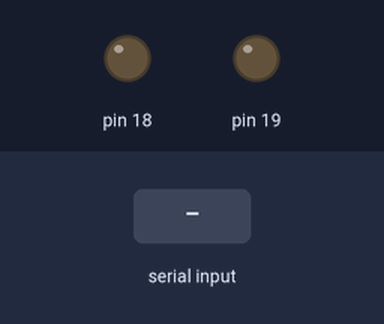
Recording of a sketch running on a simulated Arduino Uno, built with avr-gcc and run on an emulated ATmega328P. Shown: output pins drawn as LEDs (lit = HIGH). The test bench sets the inputs (shaded band).

Above: at 1.2 s.
1.3 s: "4" received over Serial
At 2.2 s:
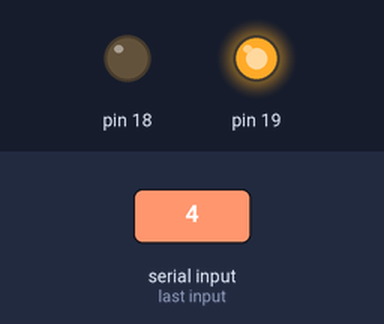
4.3 s: "5" received over Serial
At 6.5 s:
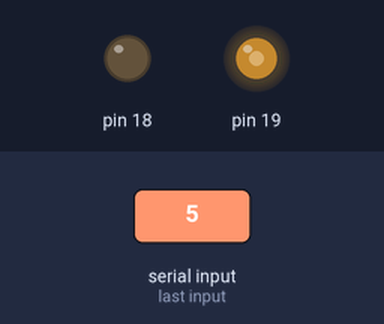
6.8 s: "6" received over Serial
At 9.1 s:
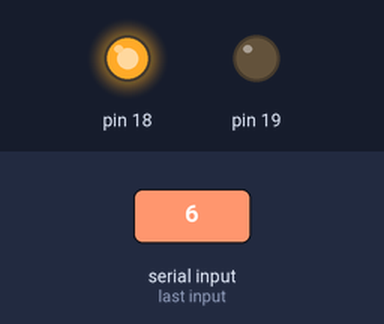
9.8 s: "5" received over Serial
At 12.0 s:
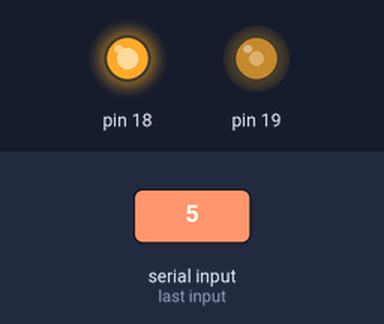
12.3 s: "1" received over Serial
At 12.8 s:
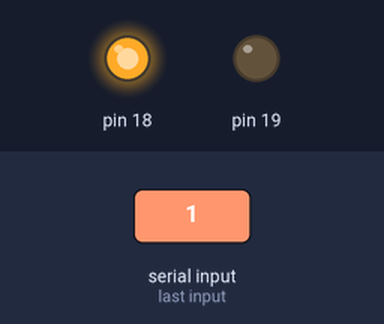
Timing chart, 0 to 14.8 s (numbered marks = the images above; inputs shaded):
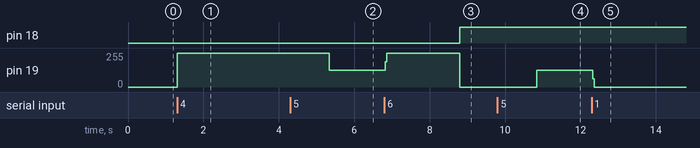

Measured:
- after the input at 1.3 s, pin 19: 0/255 → 255/255 at once
- after the input at 4.3 s, pin 19: 255/255 → 127/255 after 1.0 s
- after the input at 6.8 s, pin 18: LOW → HIGH after 2.0 s; pin 19: 127/255 → 255/255 at once, → 0/255 2.0 s later
- after the input at 9.8 s, pin 19: 0/255 → 127/255 after 1.0 s
- after the input at 12.3 s, pin 19: 127/255 → 0/255 at once

The sketch:

HW2.ino
```cpp
char conn= '\0'; //CONNECTION VERIABLE
byte curr= B00000000; //CURRENT CONTROL VARIABLE
byte inp= B00000000; //INPUT VARIABLE
void setup() {
  // put your setup code here, to run once:
    Serial.begin(9600); //BEGIN SERIAL MONITOR
    DDRC = B11110000; //iNITIALIZE PORT C
}

void loop() {
  // put your main code here, to run repeatedly:
  if (Serial.available() >0){
    conn=Serial.read(); //READ SERIAL INPUT
  }
  switch (conn){
    case '1': //M1FWD
      inp=B01000000; //INPUT BINARY (STOP MOTOR)
      curr = inp ^ curr; //KEEP M2 SAME- CHANGE M1
      PORTC = curr; //UPLOAD OUTPUT
      delay (2000); //WAIT 2 SECONDS
      inp=B00110000; //INPUT BINARY
      curr = inp & curr; //KEEP M2 SAME- CHANGE M1
      PORTC = curr; //UPLOAD OUTPUT

    break;
    case '2': //M1STP
      inp=B01000000; //INPUT BINARY
      curr = inp ^ curr; //KEEP M2 SAME- CHANGE M1
      PORTC = curr; //UPLOAD OUTPUT

    break;
    case '3': //M1REV
      inp=B01000000; //INPUT BINARY (STOP MOTOR)
      curr = inp ^ curr; //KEEP M2 SAME- CHANGE M1
      PORTC = curr; //UPLOAD OUTPUT
      delay (2000); //WAIT 2 SECONDS
      inp=B11000000; //INPUT BINARY
      curr = inp | curr; //KEEP M2 SAME- CHANGE M1
      PORTC = curr; //UPLOAD OUTPUT

    break;
    case '4': //M2FWD
      inp=B00100000; //INPUT BINARY
      curr = inp ^ curr; //KEEP M1 SAME- CHANGE M2
      PORTC = curr; //UPLOAD OUTPUT
      delay (2000); //WAIT 2 SECONDS
      inp=B11000000; //INPUT BINARY
      curr = inp & curr; //KEEP M1 SAME- CHANGE M2
      PORTC = curr; //UPLOAD OUTPUT

    break;
    case '5': //M2STP
      inp=B00100000; //INPUT BINARY
      curr = inp ^ curr; //KEEP M1 SAME- CHANGE M2
      PORTC = curr; //UPLOAD OUTPUT

    break;
    case '6': //M2REV
      inp=B00100000; //INPUT BINARY
      curr = inp ^ curr; //KEEP M1 SAME- CHANGE M2
      PORTC = curr; //UPLOAD OUTPUT
      delay (2000); //WAIT 2 SECONDS
      inp=B00110000; //INPUT BINARY
      curr = inp | curr; //KEEP M1 SAME- CHANGE M2
      PORTC = curr; //UPLOAD OUTPUT
    break;
  }
}
```
